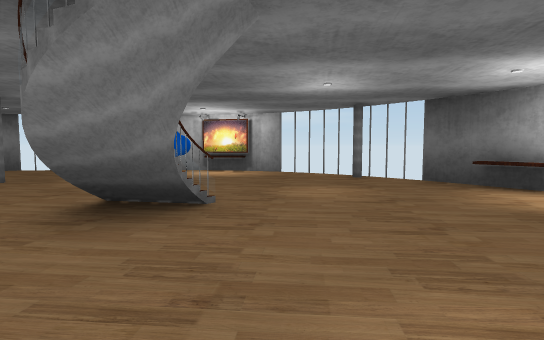
View 1 (above)

12 first-person views from a walk through a 3-D level made in the Unity game engine. The camera is 1.2 m above the floor, tilts 4° down and sees 80° across. The floor is counted in squares, 2 m on a side. Each view is taken from the middle of a square. On the plan, view 1 faces up. The plan holds only what a view shows up to about 10 squares ahead; the rest is blank.

View 2
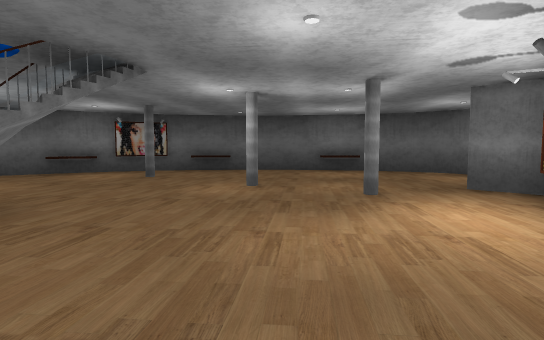

View 3
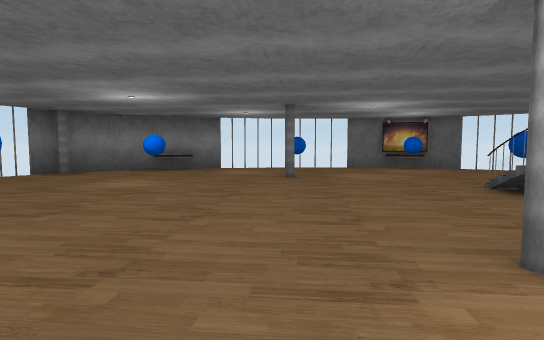

View 4
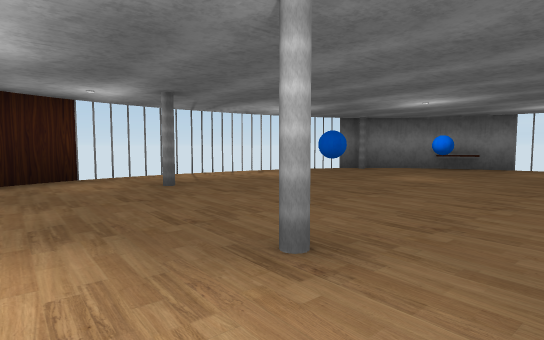

View 5
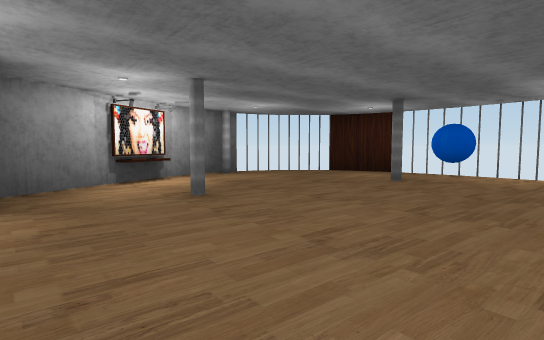

View 6
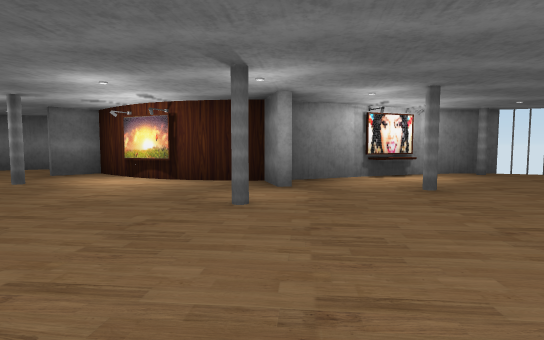

View 7
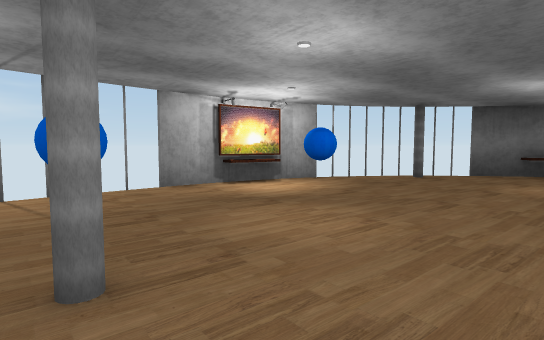

View 8
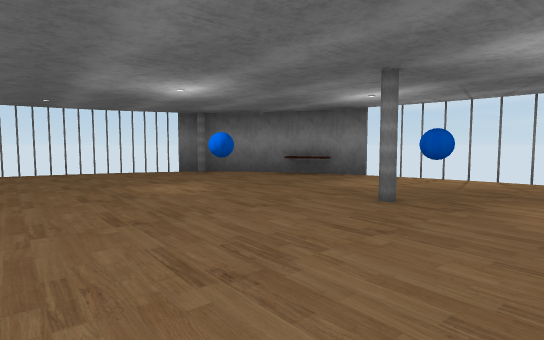

View 9
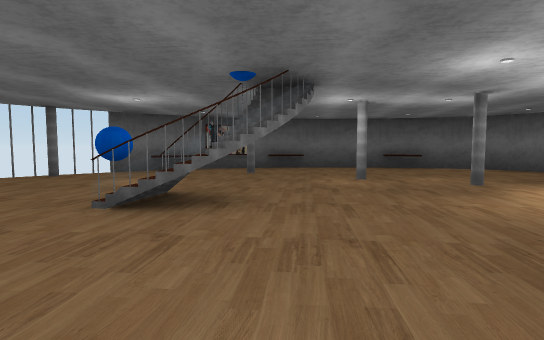

View 10
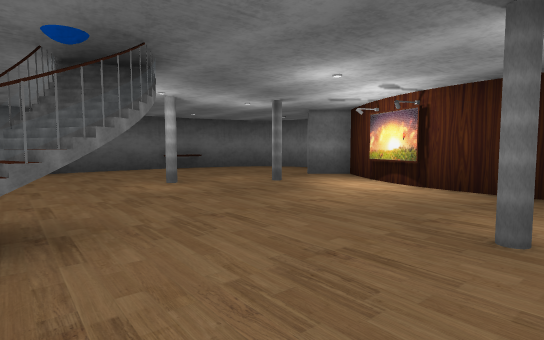

View 11
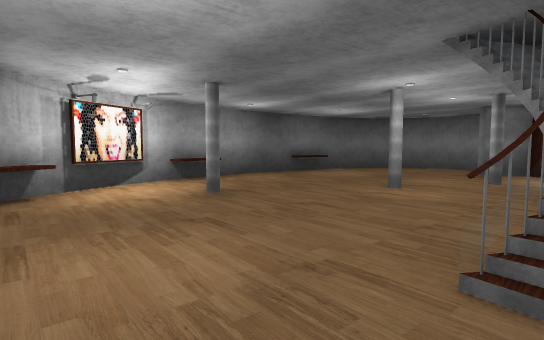

View 12
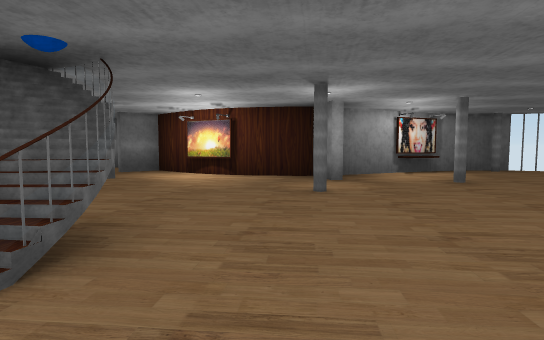

### Floor plan
Key: @ floor where view 1 was taken; # wall or solid block; x gap in a wall; . floor; = window, fence, low wall or low ledge; ^ raised ledge; O other object.
Columns run from 12 left of view 1 to 5 right of it. Each row starts with its distance up from view 1.
  9       #   ##
  8    ####....Ox#
  7   #..........##
  6  #O.....O.O...##
  5   ...O.O.......##
  4  #.........O....##
  3 ##........==...OO#
  2  ...O......#...O.#
  1  .......O........#
  0  .O.........@O...#
 -1 #.....O.#...O....#
 -2 ##......##O.....^#
 -3  # O.###   ##...#
 -4   ####      #...#
 -5             #####

Where each view was taken, in squares from view 1:
view 1: 0 up, 0 right, facing up
view 2: 0 up, 4 left, facing right
view 3: 1 down, 5 left, facing up
view 4: 2 down, 5 left, facing up-left
view 5: 3 up, 4 left, facing down-left
view 6: 4 up, 4 left, facing down
view 7: 4 up, 5 left, facing up-right
view 8: 2 up, 3 left, facing up-left
view 9: 2 up, 5 left, facing right
view 10: 3 up, 4 left, facing down-right
view 11: 5 up, 1 left, facing down-right
view 12: 5 up, 3 left, facing down
